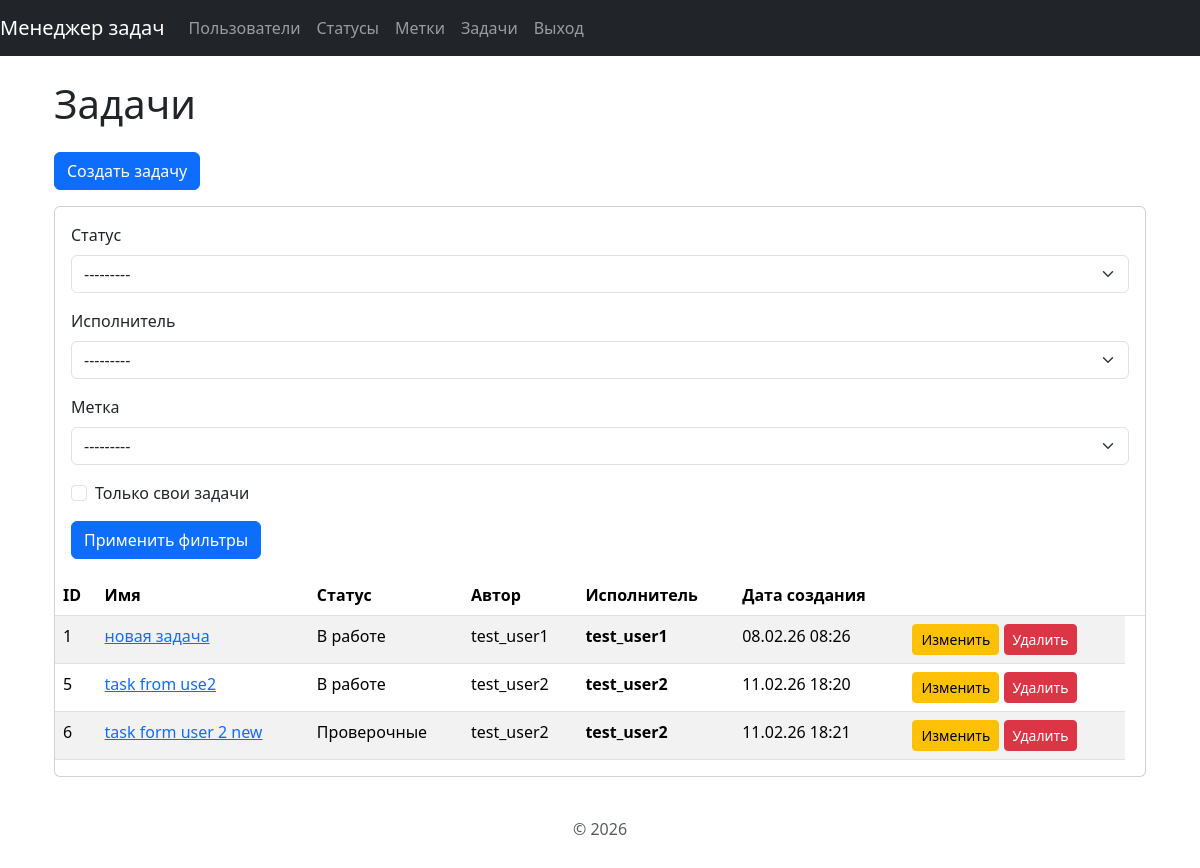
The page /tasks/ (signed in) on the database its author committed.
### task_manager/tasks/models.py (models this page shows, shortened)
class Task(models.Model):
    name = models.CharField(max_length=150, verbose_name='Имя')
    description = models.TextField(verbose_name="Описание")
    status = models.ForeignKey(
        Status,
        on_delete=models.PROTECT,
        verbose_name='Статус'
    )
    author = models.ForeignKey(
        User,
        on_delete=models.PROTECT,
        related_name='authored_task',
        verbose_name='Автор'
    )
    executor = models.ForeignKey(
        User,
        on_delete=models.SET_NULL,
        related_name='assigned_tasks',
        null=True,
        verbose_name='Испольнитель'
    )
    created_at = models.DateTimeField(auto_now_add=True)
    labels = models.ManyToManyField('labels.Label',
                                    verbose_name=gettext_lazy('Метки'))

### task_manager/statuses/models.py (models this page shows)
class Status(models.Model):
    name = models.CharField(max_length=100, unique=True, verbose_name="Имя")
    created_at = models.DateTimeField(auto_now_add=True)
    def __str__(self):
        return self.name

### task_manager/tasks/views.py (the view)
# urls.py: path('', TaskListView.as_view(), name='list'),
class TaskListView(LoginRequiredMixin, ListView):
    model = Task
    template_name = 'base/list.html'
    context_object_name = 'tasks'
    def get_queryset(self):
        query_set = super().get_queryset()
        status = self.request.GET.get('status')
        executor = self.request.GET.get('executor')
        label = self.request.GET.get('label')
        my_task = self.request.GET.get('my_task')
        if status:
            query_set = query_set.filter(status_id=status)
        if executor:
            query_set = query_set.filter(executor_id=executor)
        if label:
            query_set = query_set.filter(labels__id=label).distinct()
        if my_task:
            query_set = query_set.filter(author=self.request.user)
        return query_set
    def get_context_data(self, **kwargs):
        context = super().get_context_data(**kwargs)
        filter_form = TaskFilterForm(self.request.GET or None)
        context.update({
            'title': 'Задачи',
            'create_url': 'tasks:create',
            'create_button': 'Создать задачу',
            'table_headers': ['ID','Имя','Статус','Автор','Исполнитель','Дата создания',''],
            'list_title': 'Задачи',
            'row_template': 'tasks/table_row.html',
            'filter_form': filter_form,
            'has_filter': bool(self.request.GET),
            })
        return context

### task_manager/tasks/forms.py
class TaskFilterForm(forms.Form):
    status = forms.ModelChoiceField(
        queryset=Status.objects.all(),
        required=False,
        empty_label='---------',
        label="Статус"
    )
    executor = forms.ModelChoiceField(
        queryset=User.objects.all(),
        required=False,
        empty_label='---------',
        label="Исполнитель"
    )
    label = forms.ModelChoiceField(
        queryset=Label.objects.all(),
        required=False,
        empty_label='---------',
        label="Метка"
    )
    my_task = forms.BooleanField(
        label="Только свои задачи",
        required=False
    )

### task_manager/labels/models.py (called while the page is built)
    def __str__(self):
        return self.name

### task_manager/templates/base/list.html (shortened to what this page needs)
{% extends 'base.html' %}
{% load django_bootstrap5 %}
{% block content %}
<div class="container mt-4">
    <h1 class="mb-4">{{ list_title }}</h1>
    {% if create_url and create_button %}
        <a href="{% url create_url %}" class="btn btn-primary mb-3">
             {{ create_button }}
        </a>
    {% endif %}
    {% if filter_form %}
    <div class="card mb-4">
        <div class="card-body">
            <form method="get" class="g-3">
                {% bootstrap_form filter_form %}
                <div class="col-12">
                    <div class="d-flex gap-2">
                        <button type="submit" class="btn btn-primary">
                             Применить фильтры
                        </button>
                    </div>
            </form>
        </div>
    </div>
    {% endif %}
    <table class="table table-striped table-hover">
        <thead>
            <tr>
                {% for header in table_headers %}
                    <th>{{ header }}</th>
                {% endfor %}
                <th></th>
            </tr>
        </thead>
        <tbody>
            {% block table_rows %}
                {% include row_template %}
            {% endblock %}
        </tbody>
    </table>
</div>
{% endblock %}

### task_manager/templates/tasks/table_row.html (shortened to what this page needs)
{% for task in tasks %}
    <tr>
        <td>{{ task.id }}</td>
        <td><a href="{% url 'tasks:detail_view' task.id %}"> {{ task.name }} </a></td>
        <td>{{ task.status.name }}</td>
        <td>{{ task.author.username }}</td>
        <th>{{ task.executor.username|default:"Не назначен" }}</th>
        <td>{{ task.created_at|date:"d.m.y H:i" }}</td>
        <td>
            <a href="{% url 'tasks:update' task.id %}" class="btn btn-sm btn-warning">
             Изменить
        </a>
        <a href="{% url 'tasks:delete' task.id %}" class="btn btn-sm btn-danger">
             Удалить
        </a>
        </td>
    </tr>
{% endfor %}

### rows shown on the page
Task: id "1", name "новая задача", status.name "В работе", author.username "test_user1", executor.username "test_user1", created_at "08.02.26 08:26"
Task: id "5", name "task from use2", status.name "В работе", author.username "test_user2", executor.username "test_user2", created_at "11.02.26 18:20"
Task: id "6", name "task form user 2 new", status.name "Проверочные", author.username "test_user2", executor.username "test_user2", created_at "11.02.26 18:21"

### other values the page prints
{{ list_title }} "Задачи"
{{ create_button }} "Создать задачу"
{{ header }} "ID" "Имя" "Статус" "Автор" "Исполнитель" "Дата создания"
